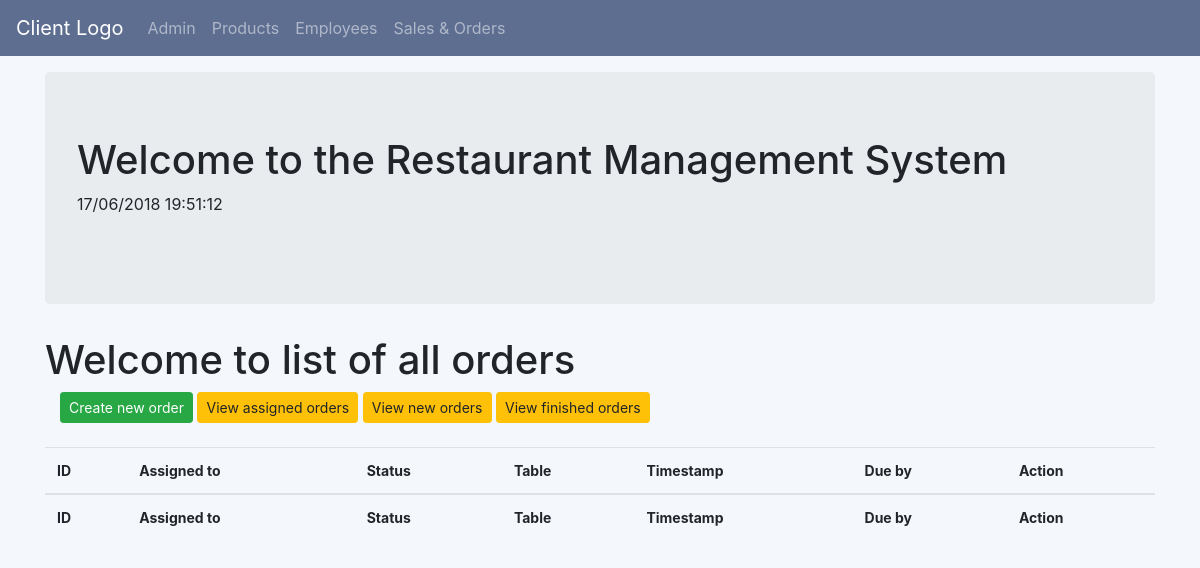
The page /oms/orderlist/ on the database as committed earlier.
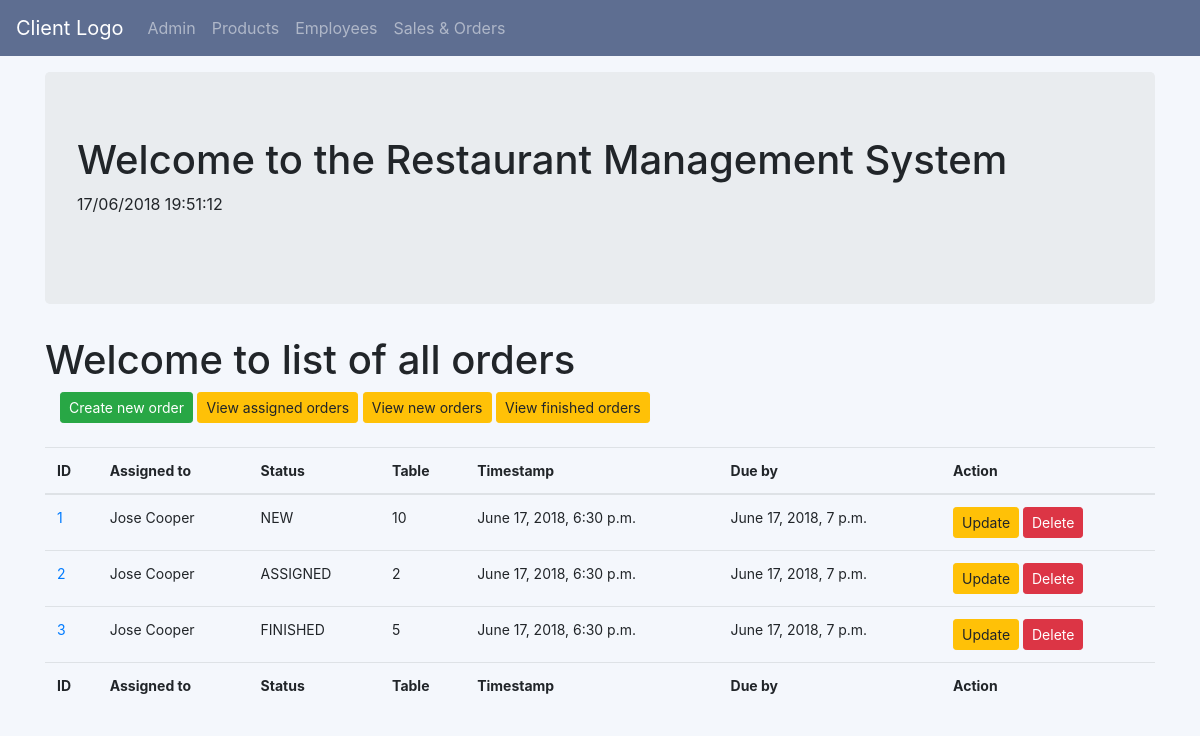
The same page on the database as committed later.
### oms/models.py (models this page shows, shortened)
class Order (models.Model):
    STATUS_CHOICES = (
    ('NEW','NEW'),
    ('ASSIGNED','ASSIGNED'),
    ('FINISHED','FINISHED'),
    ('CLOSED','CLOSED'),
    )
    assigned = models.ForeignKey(Employee,on_delete=models.CASCADE, related_name='assigned', verbose_name='Assigned to')
    status = models.CharField(
        max_length=256,
        choices=STATUS_CHOICES,
        default='NEW',
    )
    total = models.DecimalField(max_digits=5, decimal_places=2)
    product = models.ManyToManyField(Product)
    table = models.PositiveIntegerField(validators=[MaxValueValidator(15),])
    timestamp = models.DateTimeField(default=timezone.now())
    due_date = models.DateTimeField(default=timezone.now()+timedelta(minutes=30))
    @property
    def total(self):
        result = self.product.aggregate(Sum('price'))
        return result['price__sum']

class Employee(models.Model):
    fname = models.CharField(blank=True, max_length=100, verbose_name='First name')
    lname = models.CharField(blank=True, max_length=100, verbose_name='Last name')
    country = CountryField()
    address = models.CharField(blank=True, max_length=100, verbose_name='Postal address')
    telephone = models.IntegerField(null=True, blank=True)
    active = models.BooleanField(default=True, verbose_name='Is active')
    def __str__(self):
        return self.fname +' '+ self.lname

### oms/views.py (the view)
# urls.py: path('orderlist/',views.OrderListView.as_view(),name='order_list'),
class OrderListView(ListView):
    context_object_name = 'orders'
    model = models.Order
    queryset = Order.objects.order_by('id')

### oms/templates/oms/order_list.html
{% extends "oms/oms_base.html" %}
{% block body_block %}
<h1>Welcome to list of all orders</h1>
<div class="container">
    <a class = 'btn btn-success btn-sm 'href="{% url 'oms:order_create'%}">Create new order</a>
    <a class = 'btn btn-warning btn-sm 'href="{% url 'oms:assigned_order_list'%}">View assigned orders</a>
    <a class = 'btn btn-warning btn-sm 'href="{% url 'oms:new_order_list'%}">View new orders</a>
    <a class = 'btn btn-warning btn-sm 'href="{% url 'oms:finished_order_list'%}">View finished orders</a>
    <br></br>
</div>
    <table style="font-size:14px;" class="table table-hover" style='width:100%'>
        <thead>
            <tr>
                <th>ID</th>
                <th>Assigned to</th>
                <th>Status</th>
                <th>Table</th>
                <th>Timestamp</th>
                <th>Due by</th>
                <th>Action</th>
            </tr>
        </thead>
        <tbody>
            {% for order in orders %}
            <tr>
                <td> <a href="{{order.id}}">{{order.id}}</a></td>
                <td> {{order.assigned}}
                <td> {{order.status}} </td>
                <td> {{order.table}} </td>
                <td> {{order.timestamp}} </td>
                <td> {{order.due_date}} </td>
                <td>
                    <a class = 'btn btn-warning btn-sm' href="{% url 'oms:order_update' pk=order.pk %}">Update</a>
                    <a class = 'btn btn-danger btn-sm' href="{% url 'oms:order_delete' pk=order.pk %}">Delete</a>
                </td>
            </tr>
            {% endfor %}
        </tbody>
        <tfoot>
            <tr>
                <th>ID</th>
                <th>Assigned to</th>
                <th>Status</th>
                <th>Table</th>
                <th>Timestamp</th>
                <th>Due by</th>
                <th>Action</th>
            </tr>
       </tfoot>
    </table>
{% endblock %}

### oms/templates/oms/oms_base.html (shortened to what this page needs)
<!doctype html>
<html lang="en">
  <head>
    <link rel="stylesheet" href="https://stackpath.bootstrapcdn.com/bootstrap/4.1.1/css/bootstrap.min.css">
  </head>
  <body onload="startTime()" style='background-color: #f4f7fc;'>
      <nav class="navbar navbar-expand-lg navbar-dark" style="background-color: #5e6e91;">
  <a class="navbar-brand" href="{% url 'oms:index' %}">Client Logo</a>
  <div class="collapse navbar-collapse" id="navbarNav">
    <ul class="navbar-nav">
        <li class="nav-item">
            <a class="nav-link" href="{% url 'admin:index'%}">Admin</a>
        </li>
        <li class="nav-item">
            <a class="nav-link" href="{% url 'oms:product_list'%}">Products</a>
        </li>
        <li class="nav-item">
            <a class="nav-link" href="{% url 'oms:employee_list'%}">Employees</a>
        </li>
        <li class="nav-item">
            <a class="nav-link" href="{% url 'oms:order_list'%}">Sales & Orders</a>
        </li>
    </ul>
  </div>
</nav>
      <div class="container">
        <div class="jumbotron">
            <h1>Welcome to the Restaurant Management System</h1>
                  <div id="txt"><hr noshade width="30" size="2" align="left"></div><br>
        </div>
        {% block body_block %}{% endblock %}
  </body>
</html>

Rows that differ between the two databases and show on the page:
added Order: id "1", assigned "Jose Cooper", status "NEW", table "10", timestamp "June 17, 2018, 6:30 p.m.", due_date "June 17, 2018, 7 p.m."
added Order: id "2", assigned "Jose Cooper", status "ASSIGNED", table "2", timestamp "June 17, 2018, 6:30 p.m.", due_date "June 17, 2018, 7 p.m."
added Order: id "3", assigned "Jose Cooper", status "FINISHED", table "5", timestamp "June 17, 2018, 6:30 p.m.", due_date "June 17, 2018, 7 p.m."
